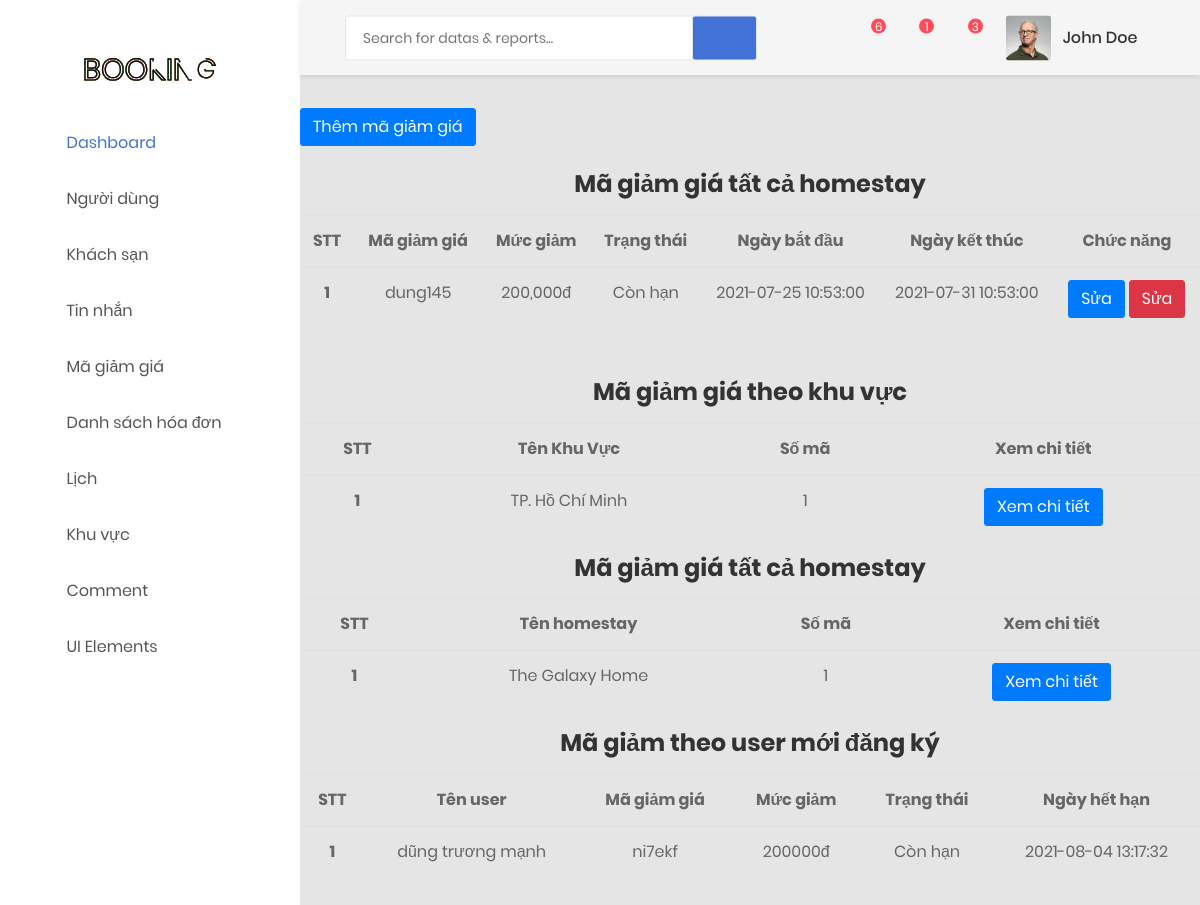
/admin/magiamgia.php, run on the app's committed database.
### tables this page shows
CREATE TABLE `maggall` (
  `id` int(11) NOT NULL,
  `magiamgia` text NOT NULL,
  `mucgiam` int(11) NOT NULL,
  `status` int(11) NOT NULL,
  `timeup` datetime NOT NULL,
  `timeout` datetime NOT NULL,
  `time` datetime NOT NULL
);

CREATE TABLE `khuvuc` (
  `id` int(11) NOT NULL,
  `name` varchar(50) NOT NULL,
  `image` text NOT NULL,
  `address` text NOT NULL,
  `time` datetime NOT NULL
);

CREATE TABLE `khachsan` (
  `id` int(11) NOT NULL,
  `id_doitac` int(11) NOT NULL,
  `name` text NOT NULL,
  `price` int(11) NOT NULL,
  `address` text NOT NULL,
  `phone` text NOT NULL,
  `love` bit(1) NOT NULL,
  `image` text NOT NULL,
  `sophong` int(11) NOT NULL,
  `id_khuvuc` int(11) NOT NULL,
  `danhgia` text NOT NULL,
  `time` datetime NOT NULL
);

CREATE TABLE `mgguser` (
  `id` int(11) NOT NULL,
  `id_user` int(11) NOT NULL,
  `status` int(11) NOT NULL,
  `magiamgia` text NOT NULL,
  `mucgiam` int(11) NOT NULL,
  `time_out` datetime NOT NULL,
  `time` datetime NOT NULL
);

CREATE TABLE `user` (
  `id` int(11) NOT NULL,
  `name` varchar(50) NOT NULL,
  `email` text NOT NULL,
  `password` text NOT NULL,
  `address` text NOT NULL,
  `phone` text NOT NULL,
  `avatar` text NOT NULL,
  `time` datetime NOT NULL
);

### admin/connect.php (called while the page is built, shortened)
<?php
    $timestamp = time();
    $today = date('Y-m-d H:i:s',$timestamp);
?>

### admin/magiamgia.php (the view, shortened to what this page needs)
<?php
    include 'header.php';
?>
<a href="addmagiamgia.php" class="btn btn-primary my-2">Thêm mã giảm giá</a>
<h3 class="text-center my-3">Mã giảm giá tất cả homestay</h3>
<table class="table">
  <thead>
    <tr>
      <th class="text-center" scope="col">STT</th>
      <th class="text-center" scope="col">Mã giảm giá</th>
      <th class="text-center" scope="col">Mức giảm</th>
      <th class="text-center" scope="col">Trạng thái</th>
      <th class="text-center" scope="col">Ngày bắt đầu</th>
      <th class="text-center" scope="col">Ngày kết thúc</th>
      <th class="text-center" scope="col">Chức năng</th>
    </tr>
  </thead>
  <tbody>
    <?php
        $sql_all = "SELECT * FROM maggall";
        $result_all = $conn->query($sql_all);
        if($result_all->num_rows > 0){
            $dem_all = 0;
            while($row_all = $result_all->fetch_assoc()){
                $dem_all++;
                $id_all = $row_all['id'];
                $magiamgia_all = $row_all['magiamgia'];
                $time_up_all = $row_all['timeup'];
                $mucgiam_all = $row_all['mucgiam'];
                $time_out_all = $row_all['timeout'];
                $status_all = $row_all['status'];
                echo '<tr>
                <th class="text-center" scope="row">'.$dem_all.'</th>
                <td class="text-center">'.$magiamgia_all.'</td>';
                if($status_all == 1){
                  echo '<td class="text-center">'.number_format($mucgiam_all).'đ</td>';
                }else{
                  echo '<td class="text-center">'.$mucgiam_all.'%</td>';
                }
                if(strtotime($time_out_all) > strtotime($today)){
                  echo '<td class="text-center">Còn hạn</td>';
                }else{
                  echo '<td class="text-center">Hết hạn</td>';
                }
                echo '<td class="text-center">'.$time_up_all.'</td>
                <td class="text-center">'.$time_out_all.'</td>
                <td class="text-center">
                  <a class="btn btn-primary" href="editmaggall.php?id='.$id_all.'">Sửa</a>
                  <a class="btn btn-danger" onclick="return confirm(\'Bạn có muốn xóa không ?\')" href="deletemaggall.php?id='.$id_all.'">Sửa</a>
                </td>
              </tr>';
            }
        }
    ?>
  </tbody>
</table>
<h3 class="text-center my-3 mt-5">Mã giảm giá theo khu vực</h3>
<table class="table">
  <thead>
    <tr>
      <th class="text-center" scope="col">STT</th>
      <th class="text-center" scope="col">Tên Khu Vực</th>
      <th class="text-center" scope="col">Số mã</th>
      <th class="text-center" scope="col">Xem chi tiết</th>
    </tr>
  </thead>
  <tbody>
    <?php
        $sql_1 = "SELECT DISTINCT id_khuvuc FROM mggkhuvuc";
        $result_1= $conn->query($sql_1);
        if($result_1->num_rows > 0){
            $dem_1 = 0;
            while($row_1 = $result_1->fetch_assoc()){
                $dem_1++;
                $id_1 = $row_1['id_khuvuc'];
                $sql_2= "SELECT * FROM khuvuc WHERE id = $id_1";
                $result_2 = $conn -> query($sql_2);
                if($result_2->num_rows > 0){
                    while($row_2 = $result_2->fetch_assoc()){
                      $name_khuvuc = $row_2['name'];
                    }
                }
                $sql_all = "SELECT * FROM mggkhuvuc WHERE id_khuvuc = $id_1";
                $result_all = $conn->query($sql_all);
                if($result_all->num_rows > 0){
                    $dem_2=0;
                    while($row_all = $result_all->fetch_assoc()){
                        $dem_2++;
                    }
                }
                echo '<tr>
                <th class="text-center" scope="row">'.$dem_1.'</th>
                <td class="text-center">'.$name_khuvuc.'</td>
                <td class="text-center">'.$dem_2.'</td>
                <td class="text-center"><a class="btn btn-primary" href="magiamgiadetail.php?id='.$id_1.'&loai=khuvuc">Xem chi tiết</a></td>
              </tr>';
            }
        }
    ?>
  </tbody>
</table>
<h3 class="text-center my-3">Mã giảm giá tất cả homestay</h3>
<table class="table">
  <thead>
    <tr>
      <th class="text-center" scope="col">STT</th>
      <th class="text-center" scope="col">Tên homestay</th>
      <th class="text-center" scope="col">Số mã</th>
      <th class="text-center" scope="col">Xem chi tiết</th>
    </tr>
  </thead>
  <tbody>
    <?php
        $sql_ma = "SELECT DISTINCT id_khachsan FROM phieugiamgia";
        $result_ma = $conn->query($sql_ma);
        if($result_ma->num_rows > 0){
            $dem1 = 0;
            while($row_ma = $result_ma->fetch_assoc()){
                $dem1++;
                $id_hs = $row_ma['id_khachsan'];
                $sql_hs = "SELECT * FROM khachsan WHERE id = $id_hs";
                $result_hs = $conn -> query($sql_hs);
                if($result_hs->num_rows > 0){
                    while($row_hs = $result_hs->fetch_assoc()){
                      $name = $row_hs['name'];
                    }
                }
                $sql_magiam = "SELECT * FROM phieugiamgia WHERE id_khachsan = $id_hs";
                $result_magiam = $conn->query($sql_magiam);
                if($result_magiam->num_rows > 0){
                    $dem=0;
                    while($row_magiam = $result_magiam->fetch_assoc()){
                        $dem++;
                    }
                }
                echo '<tr>
                <th class="text-center" scope="row">'.$dem1.'</th>
                <td class="text-center">'.$name.'</td>
                <td class="text-center">'.$dem.'</td>
                <td class="text-center"><a class="btn btn-primary" href="magiamgiadetail.php?id='.$id_hs.'&loai=homestay">Xem chi tiết</a></td>
              </tr>';
            }
        }
    ?>
  </tbody>
</table>
<h3 class="text-center my-3">Mã giảm theo user mới đăng ký</h3>
<table class="table">
  <thead>
    <tr>
      <th class="text-center" scope="col">STT</th>
      <th class="text-center" scope="col">Tên user</th>
      <th class="text-center" scope="col">Mã giảm giá</th>
      <th class="text-center" scope="col">Mức giảm</th>
      <th class="text-center" scope="col">Trạng thái</th>
      <th class="text-center" scope="col">Ngày hết hạn</th>
    </tr>
  </thead>
  <tbody>
    <?php
        $sql_mauser = "SELECT* FROM mgguser";
        $result_mauser = $conn->query($sql_mauser);
        if($result_mauser->num_rows > 0){
            $dem1 = 0;
            while($row_mauser = $result_mauser->fetch_assoc()){
                $dem1++;
                $name_magguser = $row_mauser['magiamgia'];
                $time_out = $row_mauser['time_out'];
                $mucgiam = $row_mauser['mucgiam'];
                $id_user = $row_mauser['id_user'];
                $sql_user = "SELECT * FROM user WHERE id = $id_user";
                $result_user = $conn -> query($sql_user);
                if($result_user->num_rows > 0){
                  while($row_user = $result_user->fetch_assoc()){
                    $name_user = $row_user['name'];
                  }
                }
                echo '<tr>
                <th class="text-center" scope="row">'.$dem1.'</th>
                <td class="text-center">'.$name_user.'</td>
                <td class="text-center">'.$name_magguser.'</td>
                <td class="text-center">'.$mucgiam.'đ</td>';
                if(strtotime($time_out) > strtotime($today)){
                  echo '<td class="text-center">Còn hạn</td>';
                }else{
                  echo '<td class="text-center">Hết hạn</td>';
                }
              echo '
              <td class="text-center">'.$time_out.'</td>
              </tr>';
            }
        }
    ?>
  </tbody>
</table>
<?php
    include 'footer.php';
?>

### admin/header.php (shortened to what this page needs)
<?php
    include 'connect.php';
?>
<!DOCTYPE html>
<html lang="en">
<head>
    <link href="css/font-face.css" rel="stylesheet" media="all">
    <link href="vendor/font-awesome-4.7/css/font-awesome.min.css" rel="stylesheet" media="all">
    <link href="vendor/font-awesome-5/css/fontawesome-all.min.css" rel="stylesheet" media="all">
    <link href="vendor/mdi-font/css/material-design-iconic-font.min.css" rel="stylesheet" media="all">
    <link href="vendor/bootstrap-4.1/bootstrap.min.css" rel="stylesheet" media="all">
    <link href="vendor/animsition/animsition.min.css" rel="stylesheet" media="all">
    <link href="vendor/bootstrap-progressbar/bootstrap-progressbar-3.3.4.min.css" rel="stylesheet" media="all">
    <link href="vendor/wow/animate.css" rel="stylesheet" media="all">
    <link href="vendor/css-hamburgers/hamburgers.min.css" rel="stylesheet" media="all">
    <link href="vendor/slick/slick.css" rel="stylesheet" media="all">
    <link href="vendor/select2/select2.min.css" rel="stylesheet" media="all">
    <link href="vendor/perfect-scrollbar/perfect-scrollbar.css" rel="stylesheet" media="all">
    <link href="css/theme.css?v=<?php echo time()?>" rel="stylesheet" media="all">
</head>
<body class="animsition">
    <div class="page-wrapper">
        <aside class="menu-sidebar d-none d-lg-block">
            <a class="logo" href="../../index.php">
            </a>
            <div class="menu-sidebar__content js-scrollbar1">
                <nav class="navbar-sidebar">
                    <ul class="list-unstyled navbar__list">
                        <li class="active has-sub">
                            <a class="js-arrow" href="#">
                                <i class="fas fa-tachometer-alt"></i>Dashboard</a>
                        </li>
                        <li>
                            <a href="user.php">
                                <i class="fas fa-chart-bar"></i>Người dùng</a>
                        </li>
                        <li>
                            <a href="homestay.php">
                                <i class="fas fa-table"></i>Khách sạn</a>
                        </li>
                        <li>
                            <a href="message.php">
                                <i class="fas fa-table"></i>Tin nhắn</a>
                        </li>
                        <li>
                            <a href="magiamgia.php">
                                <i class="fas fa-table"></i>Mã giảm giá</a>
                        </li>
                        <li>
                            <a href="form.html">
                                <i class="far fa-check-square"></i>Danh sách hóa đơn</a>
                        </li>
                        <li>
                            <a href="calendar.html">
                                <i class="fas fa-calendar-alt"></i>Lịch</a>
                        </li>
                        <li>
                            <a href="khuvuc.php">
                                <i class="fas fa-map-marker-alt"></i>Khu vực</a>
                        </li>
                        <li class="has-sub">
                            <a class="js-arrow" href="#">
                                <i class="fas fa-copy"></i>Comment</a>
                        <li class="has-sub">
                            <a class="js-arrow" href="#">
                                <i class="fas fa-desktop"></i>UI Elements</a>
                        </li>
                    </ul>
                </nav>
            </div>
        </aside>
            <div class="page-container">
    <header class="header-desktop">
        <div class="section__content section__content--p30">
            <div class="container-fluid">
                <div class="header-wrap">
                    <form class="form-header" action="" method="POST">
                        <input class="au-input au-input--xl" type="text" name="search" placeholder="Search for datas &amp; reports..." />
                        <button class="au-btn--submit" type="submit">
                            <i class="zmdi zmdi-search"></i>
                        </button>
                    </form>
                    <div class="header-button">
                        <div class="noti-wrap">
                            <div class="noti__item js-item-menu">
                                <i class="zmdi zmdi-comment-more"></i>
                                <?php
                                    $sql_message = "SELECT * FROM message WHERE status = 0";
                                    $result_message = $conn->query($sql_message);
                                    if($result_message->num_rows > 0){
                                        $dem = 0;
                                        while($row_message = $result_message->fetch_assoc()) {
                                            $dem++;
                                        }
                                        echo '<span class="quantity">'.$dem.'</span>
                                            <div class="mess-dropdown js-dropdown">
                                            <div class="mess__title">
                                                <p>You have '.$dem.' news message</p>
                                            </div>
                                        ';
                                    }
                                ?>
                                </div>
                            </div>
                            <div class="noti__item js-item-menu">
                                <i class="zmdi zmdi-email"></i>
                                <span class="quantity">1</span>
                            </div>
                            <div class="noti__item js-item-menu">
                                <i class="zmdi zmdi-notifications"></i>
                                <span class="quantity">3</span>
                            </div>
                        </div>
                        <div class="account-wrap">
                            <div class="account-item clearfix js-item-menu">
                                <div class="image">
                                    <img src="images/icon/avatar-01.jpg" alt="John Doe" />
                                </div>
                                <div class="content">
                                    <a class="js-acc-btn" href="#">john doe</a>
                                </div>
                            </div>
                        </div>
                    </div>
                </div>
            </div>
        </div>
    </header>
    <div class="khoangtrang">
    </div>

### admin/footer.php (shortened to what this page needs)
</div>
</div>
</body>
</html>

### data on the page
maggall: magiamgia "dung145", mucgiam "200,000", shows "Còn hạn", timeup "2021-07-25 10:53:00", timeout "2021-07-31 10:53:00"
khuvuc: name "TP. Hồ Chí Minh"
khachsan: name "The Galaxy Home"
mgguser: id_user.name "dũng trương mạnh", magiamgia "ni7ekf", mucgiam "200000", shows "Còn hạn", time_out "2021-08-04 13:17:32"

### other printed values
$dem "6"
$dem_2 "1"
$dem "1"
